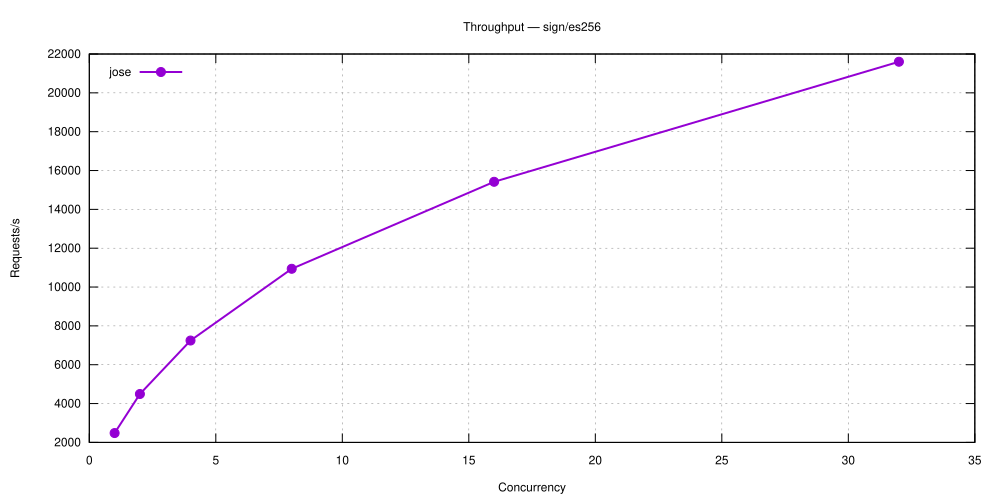

This chart was generated by the following gnuplot code:
set terminal svg size 1000,500 enhanced font 'Helvetica,12'
set output 'sign_es256.svg'
set title 'Throughput — sign/es256'
set grid
set xlabel 'Concurrency'
set ylabel 'Requests/s'
set key top left
plot 'sign_es256-5.24.0-jose.dat' using 1:2 with linespoints lw 2 pt 7 title 'jose'
